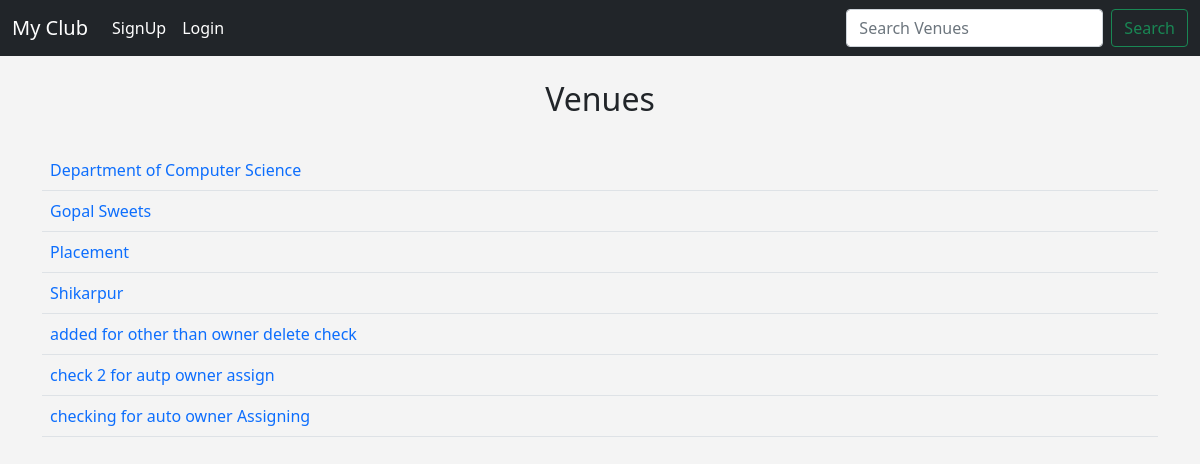
Screenshot of /list_venues with the database file from the repository.
### events/models.py (models this page shows)
class Venue(models.Model):
    name=models.CharField('Venue Name ',max_length=120)
    address=models.CharField('Venue Address ',max_length=120)
    zip_code=models.CharField('Venue zipcode ',max_length=15 ,blank=True)
    phone=models.CharField('Venue Number ',max_length=13,blank=True)
    web=models.CharField('Website Address ', max_length=25 ,blank=True)
    email_address=models.EmailField('Venue Email',blank=True)
    owner=models.IntegerField('Venue Owner',blank=False,default=1)
    venue_image=models.ImageField(null=True,blank=True,upload_to="images/")
    def __str__(self):
        return self.name

### events/views.py (the view)
# urls.py: path('list_venues',views.list_venues,name='venues-list'),
def list_venues(request):
    venue_list= Venue.objects.all().order_by('name')
    return render(request,'events/venue.html',{
        'venues_list':venue_list
    })

### events/templates/events/venue.html
{% extends 'events/base.html' %}
{%block content%}
<center>
    <h2>Venues</h2><br>
    <table class="table table-hover">
        {%for venue in venues_list%}
        <tr>
            <td>
                <a href="{% url 'show-venue'  venue.id %}" style="text-decoration: none;">{{venue}}</a>
            </td>
            {% if user.is_authenticated and venue.owner == user.id %}
            <td align="right">
                <a href="{% url 'update-venue'  venue.id %}" style="text-decoration: none;"
                    class="btn btn-outline-secondary btn-sm"> Update</a>
                <a href="{% url 'delete-venue'  venue.id %}" style="text-decoration: none;"
                    class="btn btn-outline-danger btn-sm"> Delete</a>
            </td>
            {%else%}
            <td align="right"></td>
            {%endif%}
        </tr>
        {%endfor%}
    </table>
</center>
{%endblock%}

### events/templates/events/base.html (style rules this page uses)
body { background: #f4f4f4; }

### rows the page displays
Venue: name "Department of Computer Science"
Venue: name "Gopal Sweets"
Venue: name "Placement"
Venue: name "Shikarpur"
Venue: name "added for other than owner delete check"
Venue: name "check 2 for autp owner assign"
Venue: name "checking for auto owner Assigning"
